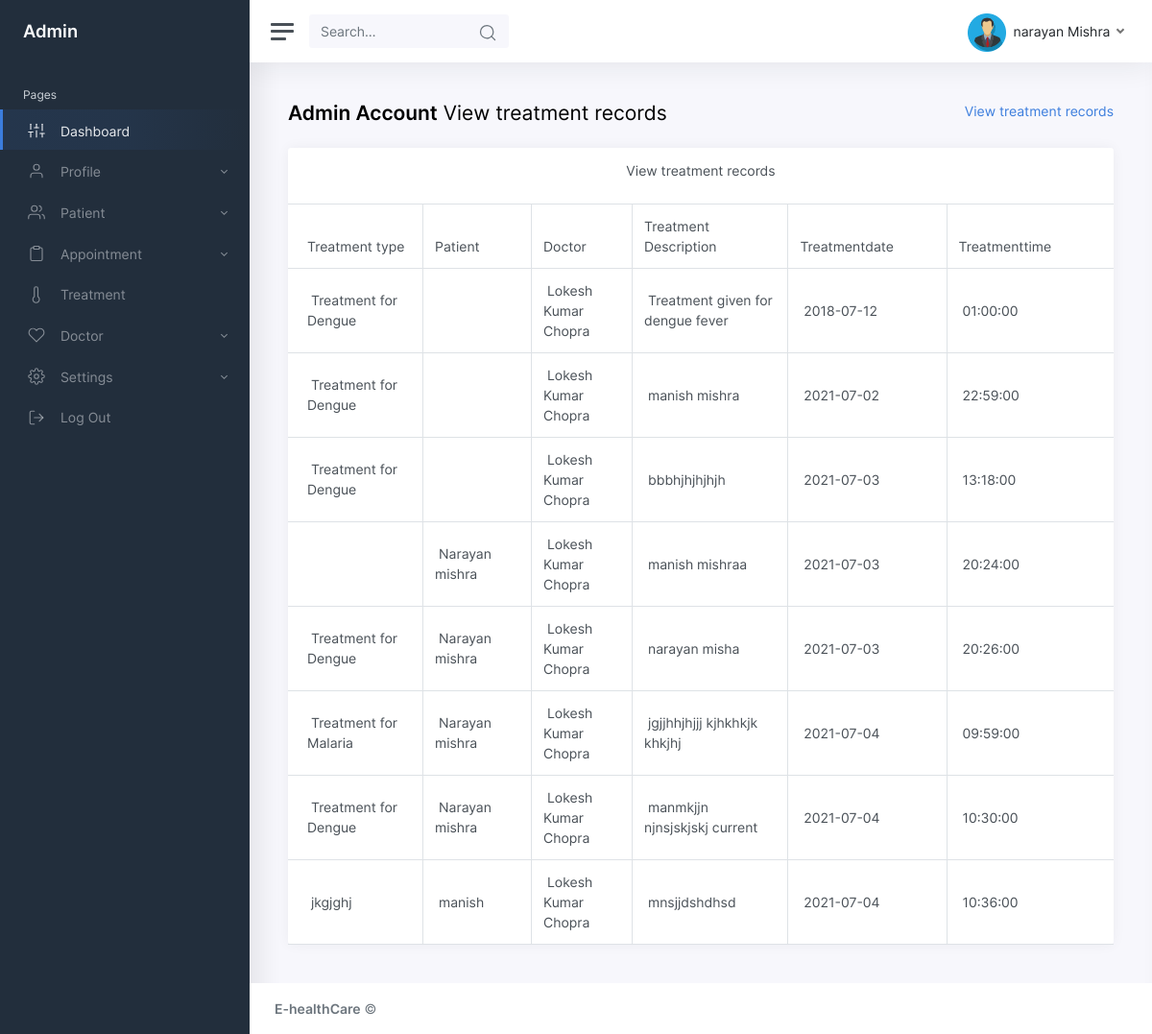
The page /admin/viewtreatmentrecord.php (signed in) on the database its author committed.
### tables this page shows
CREATE TABLE `treatment_records` (
  `treatment_records_id` int(10) NOT NULL,
  `treatmentid` int(10) NOT NULL,
  `appointmentid` int(10) NOT NULL,
  `patientid` int(10) NOT NULL,
  `doctorid` int(10) NOT NULL,
  `treatment_description` text NOT NULL,
  `uploads` varchar(100) NOT NULL,
  `treatment_date` date NOT NULL,
  `treatment_time` time NOT NULL,
  `status` varchar(10) NOT NULL
);

CREATE TABLE `treatment` (
  `treatmentid` int(10) NOT NULL,
  `treatmenttype` varchar(25) NOT NULL,
  `treatment_cost` decimal(10,2) NOT NULL,
  `note` text NOT NULL,
  `status` varchar(10) NOT NULL
);

CREATE TABLE `doctor` (
  `doctorid` int(10) NOT NULL,
  `doctorname` varchar(50) NOT NULL,
  `mobileno` varchar(15) NOT NULL,
  `departmentid` int(10) NOT NULL,
  `loginid` varchar(25) NOT NULL,
  `password` varchar(25) NOT NULL,
  `status` varchar(10) NOT NULL,
  `education` varchar(25) NOT NULL,
  `experience` float(11,1) NOT NULL,
  `consultancy_charge` float(10,2) NOT NULL
);

CREATE TABLE `patient` (
  `patientid` int(10) NOT NULL,
  `patientname` varchar(50) NOT NULL,
  `admissiondate` date NOT NULL,
  `admissiontime` time NOT NULL,
  `address` varchar(250) NOT NULL,
  `mobileno` varchar(15) NOT NULL,
  `city` varchar(25) NOT NULL,
  `pincode` varchar(20) NOT NULL,
  `loginid` varchar(50) NOT NULL,
  `password` varchar(25) NOT NULL,
  `bloodgroup` varchar(20) NOT NULL,
  `gender` varchar(10) NOT NULL,
  `dob` date NOT NULL,
  `status` varchar(10) NOT NULL
);

### admin/viewtreatmentrecord.php (the view, shortened to what this page needs)
<!DOCTYPE html>
<html lang="en">
<head>
	<link href="css/app.css" rel="stylesheet">
</head>
<body>
	<div class="wrapper">
		<?php include("menu.php");?>
		<div class="main">
			<?php include("header.php");?>
			<main class="content">
				<div class="container-fluid p-0">
					<div class="row mb-2 mb-xl-3">
											<div class="col-auto d-none d-sm-block">
							<h3><strong>Admin Account</strong> View treatment records</h3>
						</div>
						<div class="col-auto ml-auto text-right mt-n1">
							<nav aria-label="breadcrumb">
								<ol class="breadcrumb bg-transparent p-0 mt-1 mb-0">
									<li class="breadcrumb-item"><a href="#">View treatment records</a></li>
								</ol>
							</nav>
						</div>
					</div>
                 <div class="row">
                 	<div class="col-12 col-xl-12">
							<div class="card">
								<div class="card-header">
									<h5 class="card-title text-center">View treatment records</h5>
								</div>
								<table class="table table-bordered">
									<thead>
										<tr>
											<td width="71">Treatment type</td>
            <td width="52">Patient</td>
            <td width="78">Doctor</td>
            <td width="82">Treatment Description</td>
            <td width="43">Treatmentdate</td>
            <td width="43">Treatmenttime</td>
										</tr>
									</thead>
									<tbody>
							<?php
		$sql ="SELECT * FROM treatment_records where status='Active'";
		$qsql = mysqli_query($con,$sql);
		while($rs = mysqli_fetch_array($qsql))
		{
			$sqlpat = "SELECT * FROM patient WHERE patientid='$rs[patientid]'";
			$qsqlpat = mysqli_query($con,$sqlpat);
			$rspat = mysqli_fetch_array($qsqlpat);
			$sqldoc= "SELECT * FROM doctor WHERE doctorid='$rs[doctorid]'";
			$qsqldoc = mysqli_query($con,$sqldoc);
			$rsdoc = mysqli_fetch_array($qsqldoc);
			$sqltreatment= "SELECT * FROM treatment WHERE treatmentid='$rs[treatmentid]'";
			$qsqltreatment = mysqli_query($con,$sqltreatment);
			$rstreatment = mysqli_fetch_array($qsqltreatment);
        echo "<tr>
          <td>&nbsp;$rstreatment[treatmenttype]</td>
		   <td>&nbsp;$rspat[patientname]</td>
		    <td>&nbsp;$rsdoc[doctorname]</td>
			<td>&nbsp;$rs[treatment_description]</td>
			 <td>&nbsp;$rs[treatment_date]</td>
			  <td>&nbsp;$rs[treatment_time]</td>";
       echo " </tr>";
		}
		?>
									</tbody>
								</table>
							</div>
						</div>
                 </div>
				</div>
			</main>
			<?php include("footer.php");?>
		</div>
	</div>
</body>
</html>

### admin/header.php (shortened to what this page needs)
<?php
include("dbconnection.php");
if(!isset($_SESSION['adminid']))
{
  echo "<script>window.location='adminlogin.php';</script>";
}
else
{
  $sql = "SELECT adminname FROM admin  WHERE adminid='$_SESSION[adminid]'";
  $qsql = mysqli_query($con,$sql);
  $rsprofile=  mysqli_fetch_array($qsql);
  ?>
<nav class="navbar navbar-expand navbar-light navbar-bg">
				<a class="sidebar-toggle d-flex">
          <i class="hamburger align-self-center"></i>
        </a>
				<form class="d-none d-sm-inline-block">
					<div class="input-group input-group-navbar">
						<input type="text" class="form-control" placeholder="Search…" aria-label="Search" disabled="">
						<button class="btn" type="button">
              <i class="align-middle" data-feather="search"></i>
            </button>
					</div>
				</form>
				<div class="navbar-collapse collapse">
					<ul class="navbar-nav navbar-align">
						<li class="nav-item dropdown">
							<a class="nav-link dropdown-toggle d-none d-sm-inline-block" href="#" data-toggle="dropdown">
                <img src="img/admin.png" class="avatar img-fluid rounded mr-1" alt="Charles Hall" /> <span class="text-dark"><?php echo $rsprofile[adminname]; ?></span>
              </a>
						</li>
					</ul>
				</div>
			</nav>
			<?php }?>

### rows shown on the page
treatment_records: treatmentid.treatmenttype "Treatment for Dengue", doctorid.doctorname "Lokesh Kumar Chopra", treatment_description "Treatment given for dengue fever", treatment_date "2018-07-12", treatment_time "01:00:00"
treatment_records: treatmentid.treatmenttype "Treatment for Dengue", doctorid.doctorname "Lokesh Kumar Chopra", treatment_description "manish mishra", treatment_date "2021-07-02", treatment_time "22:59:00"
treatment_records: treatmentid.treatmenttype "Treatment for Dengue", doctorid.doctorname "Lokesh Kumar Chopra", treatment_description "bbbhjhjhjhjh", treatment_date "2021-07-03", treatment_time "13:18:00"
treatment_records: patientid.patientname "Narayan mishra", doctorid.doctorname "Lokesh Kumar Chopra", treatment_description "manish mishraa", treatment_date "2021-07-03", treatment_time "20:24:00"
treatment_records: treatmentid.treatmenttype "Treatment for Dengue", patientid.patientname "Narayan mishra", doctorid.doctorname "Lokesh Kumar Chopra", treatment_description "narayan misha", treatment_date "2021-07-03", treatment_time "20:26:00"
treatment_records: treatmentid.treatmenttype "Treatment for Malaria", patientid.patientname "Narayan mishra", doctorid.doctorname "Lokesh Kumar Chopra", treatment_description "jgjjhhjhjjj kjhkhkjk khkjhj", treatment_date "2021-07-04", treatment_time "09:59:00"
treatment_records: treatmentid.treatmenttype "Treatment for Dengue", patientid.patientname "Narayan mishra", doctorid.doctorname "Lokesh Kumar Chopra", treatment_description "manmkjjn njnsjskjskj current", treatment_date "2021-07-04", treatment_time "10:30:00"
treatment_records: treatmentid.treatmenttype "jkgjghj", patientid.patientname "manish", doctorid.doctorname "Lokesh Kumar Chopra", treatment_description "mnsjjdshdhsd", treatment_date "2021-07-04", treatment_time "10:36:00"

### other values the page prints
$rsprofile[adminname] "narayan Mishra"
